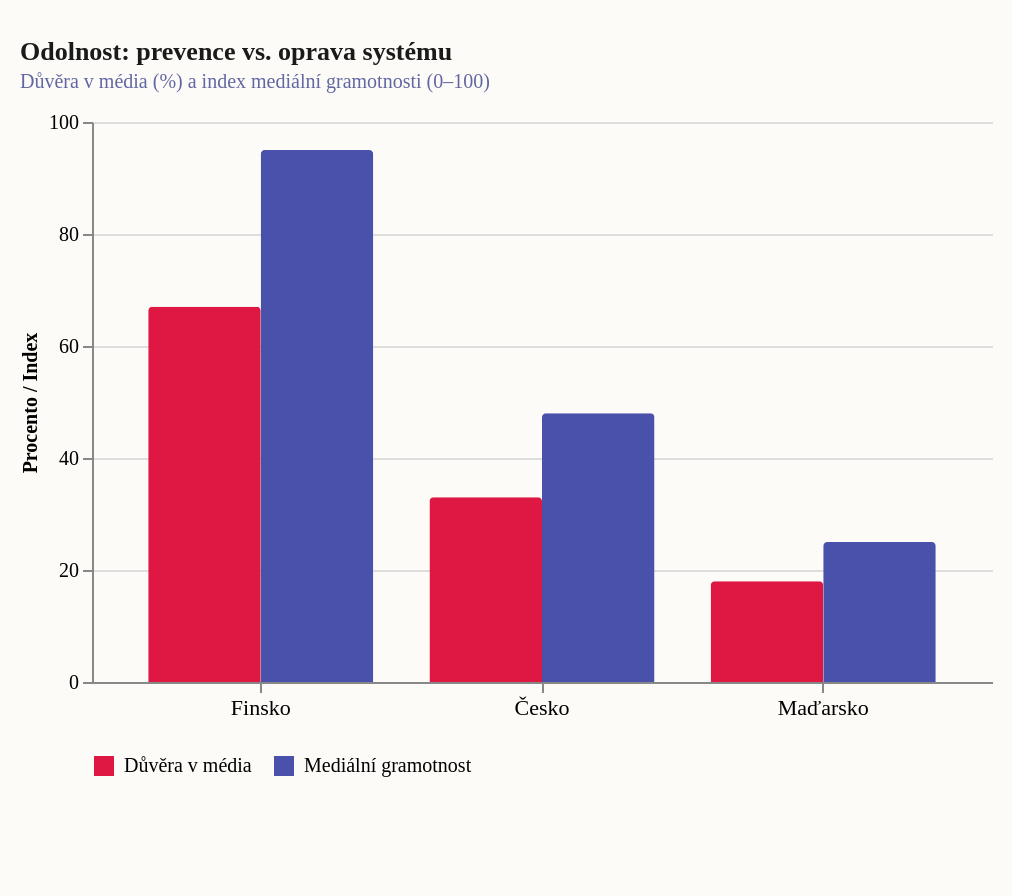

Describe this chart as a Vega-Lite specification.
### Vega-Lite specification from a JSON file in a GitHub repository (floating-point values rounded to 4 significant figures)
{"_source": "Zdroj: Reuters Institute Digital News Report 2025, Media Literacy Index 2024, EurOMo 2025, The Guardian 2026; Maďarsko zachycuje stav mediálního capture před změnou vlády v květnu 2026.", "$schema": "https://vega.github.io/schema/vega-lite/v5.json", "description": "Index odolnosti: Korelace mezi mediální gramotností a důvěrou v média", "width": 450, "height": 280, "padding": {"top": 20, "left": 10, "right": 10, "bottom": 60}, "autosize": {"type": "pad", "resize": true}, "background": "#fdfbf7", "title": {"text": "Odolnost: prevence vs. oprava systému", "subtitle": "Důvěra v média (%) a index mediální gramotnosti (0–100)", "font": "Roboto Slab", "fontSize": 13, "fontWeight": "bold", "anchor": "start", "color": "#1a1a1a", "subtitleFont": "Work Sans", "subtitleFontSize": 10, "subtitleColor": "#6267a3", "offset": 10}, "data": {"values": [{"Země": "Finsko", "Metrika": "Důvěra v média", "Hodnota": 67}, {"Země": "Finsko", "Metrika": "Mediální gramotnost", "Hodnota": 95}, {"Země": "Česko", "Metrika": "Důvěra v média", "Hodnota": 33}, {"Země": "Česko", "Metrika": "Mediální gramotnost", "Hodnota": 48}, {"Země": "Maďarsko", "Metrika": "Důvěra v média", "Hodnota": 18}, {"Země": "Maďarsko", "Metrika": "Mediální gramotnost", "Hodnota": 25}]}, "mark": {"type": "bar", "cornerRadiusEnd": 2, "tooltip": true}, "encoding": {"x": {"field": "Země", "type": "nominal", "title": null, "axis": {"labelFont": "Work Sans", "labelFontSize": 11, "labelAngle": 0}, "sort": ["Finsko", "Česko", "Maďarsko"]}, "y": {"field": "Hodnota", "type": "quantitative", "title": "Procento / Index", "axis": {"titleFont": "Work Sans", "titleFontSize": 10, "labelFont": "Work Sans", "labelFontSize": 10}}, "xOffset": {"field": "Metrika"}, "color": {"field": "Metrika", "type": "nominal", "scale": {"domain": ["Důvěra v média", "Mediální gramotnost"], "range": ["#de1743", "#4a51ab"]}, "legend": {"title": null, "orient": "bottom", "labelFont": "Work Sans", "labelFontSize": 10}}}, "config": {"view": {"stroke": "transparent"}}}
